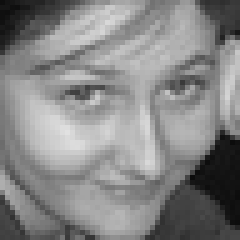
#> input picture tugas2/happy/0041.jpg, 48 x 48 px (shown 5 times larger); its folder holds only this picture in this run
$ jupyter execute --allow-errors main.ipynb
#> lines starting #> are read from the running program, lines starting #| are printed output that depends on the picture
[cell 1]
import pandas as pd
import numpy as np

pd.set_option('display.max_columns', None)
pd.set_option('display.max_rows', None)

[cell 2]
# define path to data assets
assets = {
    'happy' : ['0041', '0043', '0044'],
    'neutral' : ['0041', '0043', '0049'],
    'sad' : ['0041', '0048', '0050']
}

<h4>Colour Analysis Function</h4>

<h5>Load Gambar Grayscale dan Konversi ke matrix</h5>

[cell 3]
from skimage import io

def displayImageToPixels(expression : str, path : str) -> pd.DataFrame:
    path = f'./{expression}/{path}.jpg'

    img = io.imread(path, as_gray=True)
    pixels = pd.DataFrame(np.array(img))

    return pixels

<h5>Fungsi Menampilkan Color Histogram</h5>

[cell 4]
import matplotlib.pyplot as plt

def showColorHistogram(expression: str, pixels: pd.DataFrame):
    plt.subplot(1, 2, 1)
    plt.hist(pixels.values.flatten(), 256, [0, 255])
    plt.title(f'{expression} histogram')

    plt.subplot(1, 2, 2)
    plt.imshow(pixels, cmap = 'gray')
    plt.title(f'{expression} image')

    plt.show()

<h5>Fungsi Menampilkan First Order Statistics</h5>

[cell 5]
def firstOrderStatistics(pixels: pd.DataFrame) -> tuple:
    # mean
    mean = pixels.mean().mean()

    # variance
    variance = pixels.var().mean()

    # skewness
    skewness = pixels.skew().mean()

    # kurtosis
    kurtosis = pixels.kurt().mean()

    # entropy
    entropy = pixels.apply(lambda x: x.value_counts(normalize=True) * np.log2(x.value_counts(normalize=True))).sum().mean()

    return (mean, variance, skewness, kurtosis, entropy)

<h4>Menampilkan Matrix, Histogram, dan First Order Statistics</h4>

<h5>Happy Image</h5>

[cell 6]
# menampilkan yang happy
labelsNameHappy = [f'happy-{p}' for p in assets['happy']]
happy_assets = assets['happy']
listStatisticsHappy = []

#> (the rest of this cell did not finish here and is left out)

#> in displayImageToPixels, img is the input picture: shape (48, 48); min 12, max 225, mean 134.1
#> in displayImageToPixels, `pixels = pd.DataFrame(np.array(img))`: pixels = table of 48 rows and 48 columns
#|      0    1    2    3    4    5    6    7    8    9    10   11   12   13   14  \
#| 0    14   20   22   27   32   36   37   36   36   47   45   56   65   66   75
#| 1    22   22   16   15   24   25   35   44   48   56   56   60   68   82   96
#| 2    15   14   19   28   32   35   40   48   53   54   63   75   88  114  148
#| 3    15   19   30   29   37   51   46   73   71   74   79   81  110  146  141
#| 4    17   25   29   38   49   52   87   83   87   83   93   90  147  167  179
#| 5    25   22
    print(f'happy-{path} Matrix')
    print(pixels)

    showColorHistogram(f'happy-{path}', pixels)
#> in showColorHistogram, `plt.show()`:
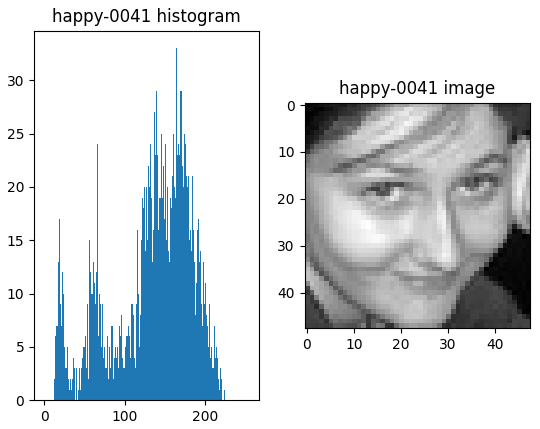
#> figure drawn by matplotlib, 2 panels; panel 1: tallest bar 33 high, from x = 164.4 to 165.4
#> `stats = firstOrderStatistics(pixels)`: stats = (134.1, 1817.4, -0.411, -0.55, -5.18)

    stats = firstOrderStatistics(pixels)
    listStatisticsHappy.append(stats)
    print(stats)

happy = pd.DataFrame(listStatisticsHappy, index=labelsNameHappy, columns=['mean', 'variance', 'skewness', 'kurtosis', 'entropy'])

print("Happy Expression First Order Statistics")
happy

<h5>Neutral Image</h5>

[cell 7]
# menampilkan yang neutral

labelsNameNeutral = [f'neutral-{p}' for p in assets['neutral']]
#> labelsNameNeutral = ['neutral-0041', 'neutral-0043', 'neutral-0049']
neutral_assets = assets['neutral']
listStatisticsNeutral = []

#> (the rest of this cell did not finish here and is left out)

#> call 3 of displayImageToPixels, with expression = 'neutral', path = '0041'
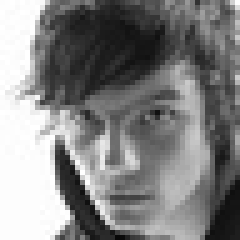
#> input picture tugas2/neutral/0041.jpg, 48 x 48 px (shown 5 times larger)
#> in displayImageToPixels, img is the input picture: shape (48, 48); min 7, max 255, mean 130
    print(f'neutral-{path} Matrix')
    print(pixels)

    showColorHistogram(f'neutral-{path}', pixels)
#> call 2 of showColorHistogram, with expression = 'neutral-0041'
#> in showColorHistogram (call 2), `plt.show()`:
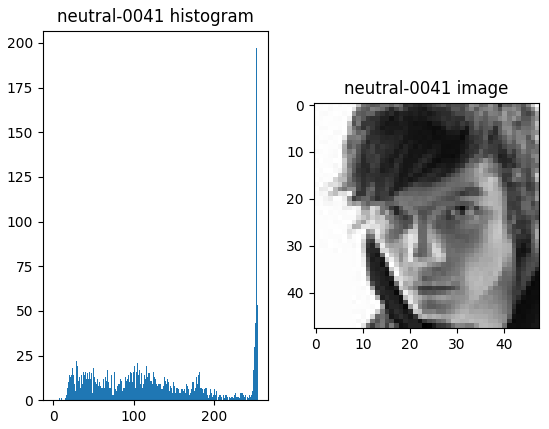
#> figure drawn by matplotlib, 2 panels; panel 1: tallest bar 197 high, from x = 252 to 253
#> `stats = firstOrderStatistics(pixels)`: stats = (130, 2532.2, -0.354, 1.21, -4.79)

    stats = firstOrderStatistics(pixels)
    listStatisticsNeutral.append(stats)
    print(stats)

neutral = pd.DataFrame(listStatisticsNeutral, index=labelsNameNeutral, columns=['mean', 'variance', 'skewness', 'kurtosis', 'entropy'])

print("Happy Expression First Order Statistics")
neutral

<h5>Sad Image</h5>

[cell 8]
# menampilkan yang sad
labelsNameSad = [f'sad-{p}' for p in assets['sad']]
#> labelsNameSad = ['sad-0041', 'sad-0048', 'sad-0050']
sad_assets = assets['sad']
listStatisticsSad = []

#> (the rest of this cell did not finish here and is left out)

#> `stats = firstOrderStatistics(pixels)`: stats = (134.1, 1817.4, -0.411, -0.55, -5.18)

    stats = firstOrderStatistics(pixels)
    listStatisticsSad.append(stats)
    print(stats)

sad = pd.DataFrame(listStatisticsSad, index=labelsNameSad, columns=['mean', 'variance', 'skewness', 'kurtosis', 'entropy'])

print("Happy Expression First Order Statistics")
sad

<h4>Texture Analysis Function</h4>

<h5>GLCM Function</h5>

[cell 9]
from skimage.feature import graycomatrix, graycoprops

[cell 10]
def calculationGLCM(pixels, dist = [1], angles = [0, np.pi / 4, np.pi / 3, 3 * np.pi / 4], sym = True, norm = True):
    glcm = graycomatrix (
                pixels,
                distances = dist,
                angles = angles,
                symmetric = sym,
                normed = norm
            )
    return glcm

[cell 11]
def featuresGLCM(glcmMatrix: list, props: list) -> list:
    return np.array([property for p in props for property in graycoprops(glcmMatrix, prop=p)]).ravel()

[cell 12]
def histogramTexture(title: str, glcmMatrix: list):
    fig, axs = plt.subplots(1, 4, figsize=(12, 6))
    angles = [0, 45, 90, 135]
    for i in range(4):
        axs[i].hist(glcmMatrix[:, :, 0, i])
        axs[i].set_title(f'{title}_{angles[i]}', fontsize=10)
    plt.tight_layout()
    plt.show()

[cell 13]
def printHistogram(expression : str, labels : list, assets : list):
    pixels = displayImageToPixels(expression, assets)
    glcmMatrix = calculationGLCM(pixels)
    histogramTexture(labels, glcmMatrix)

<h5>Display GLCM Histogram Happy Expression</h5>

#> (a cell that did not finish here is left out)

#> in printHistogram, `pixels = displayImageToPixels(expression, assets)`: pixels = table of 48 rows and 48 columns
#> in histogramTexture, `plt.show()`:
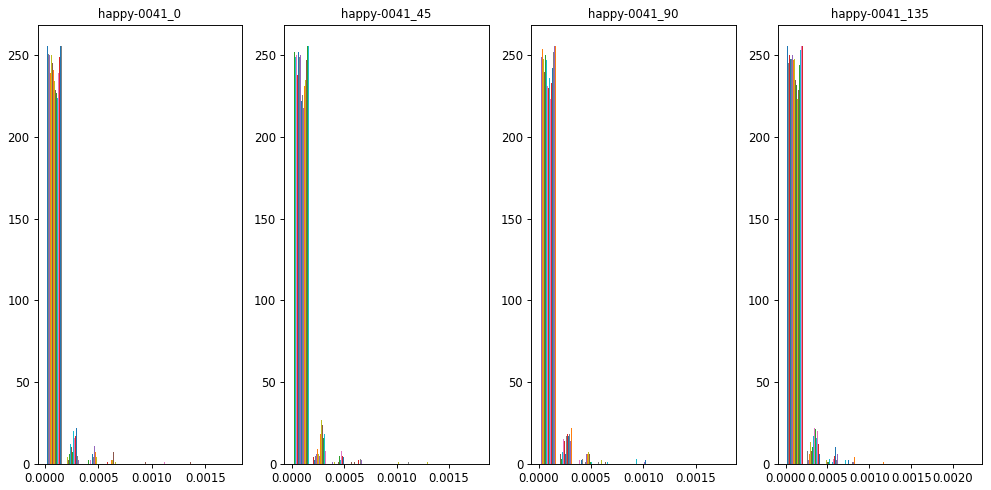
#> figure drawn by matplotlib, 4 panels; panel 1: tallest bar 256 high, from x = 1.77e-05 to 1.83e-05; panel 1: tallest bar 256 high, from x = 1.83e-05 to 1.88e-05; panel 1: tallest bar 256 high, from x = 1.88e-05 to 1.94e-05; panel 2: tallest bar 256 high, from x = 1.81e-05 to 1.87e-05

<h5>Display GLCM Histogram Neutral Expression</h5>

[cell 15]
for i in range(len(labelsNameNeutral)):
    printHistogram('neutral', labelsNameNeutral[i], neutral_assets[i])
